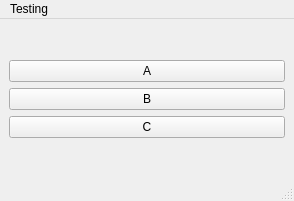
<?xml version="1.0" encoding="UTF-8"?>
<ui version="4.0">
 <class>Stretching</class>
 <widget class="QMainWindow" name="Stretching">
  <property name="geometry">
   <rect>
    <x>0</x>
    <y>0</y>
    <width>294</width>
    <height>201</height>
   </rect>
  </property>
  <property name="sizePolicy">
   <sizepolicy hsizetype="Preferred" vsizetype="Preferred">
    <horstretch>0</horstretch>
    <verstretch>0</verstretch>
   </sizepolicy>
  </property>
  <property name="windowTitle">
   <string>Stretching</string>
  </property>
  <widget class="QWidget" name="centralwidget">
   <layout class="QGridLayout" name="gridLayout">
    <item row="0" column="0">
     <layout class="QVBoxLayout" name="verticalLayout">
      <property name="sizeConstraint">
       <enum>QLayout::SetNoConstraint</enum>
      </property>
      <item>
       <widget class="QPushButton" name="button_A">
        <property name="sizePolicy">
         <sizepolicy hsizetype="Minimum" vsizetype="Fixed">
          <horstretch>1</horstretch>
          <verstretch>1</verstretch>
         </sizepolicy>
        </property>
        <property name="text">
         <string>A</string>
        </property>
       </widget>
      </item>
      <item>
       <widget class="QPushButton" name="button_B">
        <property name="sizePolicy">
         <sizepolicy hsizetype="Minimum" vsizetype="Fixed">
          <horstretch>2</horstretch>
          <verstretch>0</verstretch>
         </sizepolicy>
        </property>
        <property name="text">
         <string>B</string>
        </property>
       </widget>
      </item>
      <item>
       <widget class="QPushButton" name="button_C">
        <property name="sizePolicy">
         <sizepolicy hsizetype="Minimum" vsizetype="Fixed">
          <horstretch>1</horstretch>
          <verstretch>1</verstretch>
         </sizepolicy>
        </property>
        <property name="text">
         <string>C</string>
        </property>
       </widget>
      </item>
     </layout>
    </item>
   </layout>
  </widget>
  <widget class="QMenuBar" name="menubar">
   <property name="geometry">
    <rect>
     <x>0</x>
     <y>0</y>
     <width>294</width>
     <height>25</height>
    </rect>
   </property>
   <widget class="QMenu" name="menuTesting">
    <property name="title">
     <string>Testing</string>
    </property>
    <addaction name="actionQuit"/>
   </widget>
   <addaction name="menuTesting"/>
  </widget>
  <widget class="QStatusBar" name="statusbar"/>
  <action name="actionQuit">
   <property name="text">
    <string>Quit</string>
   </property>
  </action>
 </widget>
 <resources/>
 <connections/>
</ui>
